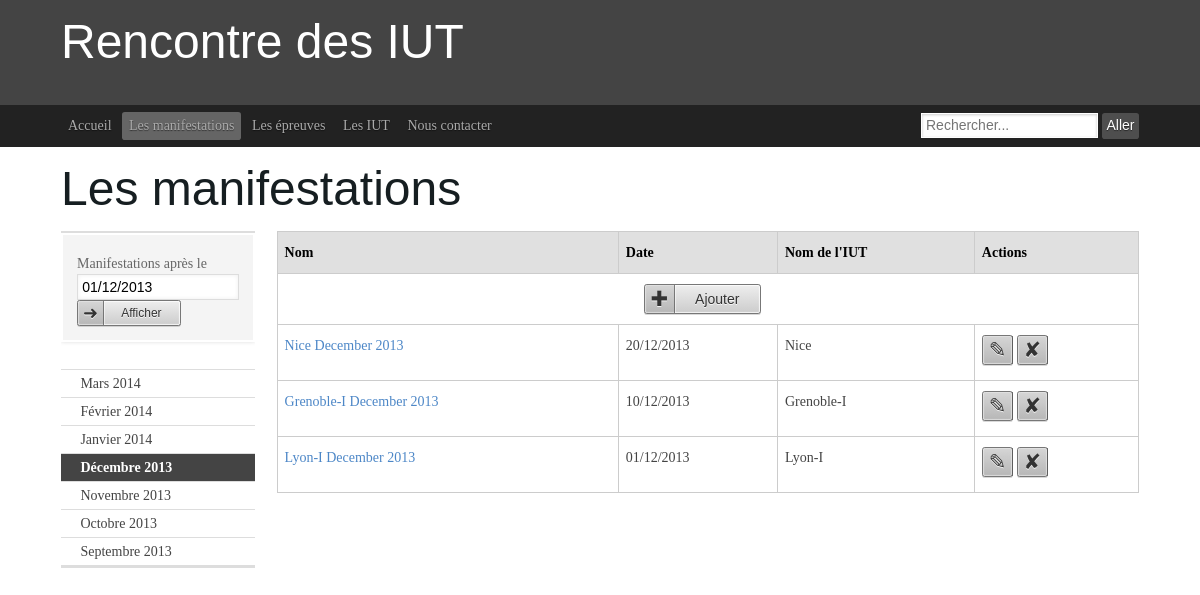
/manifs.php?date=01/12/2013&month=true, run on the app's committed database.
### tables this page shows
create table manifestation (
numMan int(5) not null auto_increment,
nomMan varchar(80),
dateMan date,
noIut int(5) not null,
primary key (numMan),
foreign key (noIut) references iut(noIut) on update cascade on delete cascade
);

create table iut (
noIut int(5) not null auto_increment,
nomIut varchar(80),
adresse varchar(80),
nbEtudiants int(5),
primary key (noIut)
);

### include/queryUtil.php (called while the page is built, shortened)
<?php
function query($query) {
    $bdd = mysqli_connect('aquassaut.pwnz.org','proje','tbdd','projet');
    $result = mysqli_query($bdd, $query);
    $array_sultat = [];
    $compteur = 0;
    while($row = $result->fetch_row()) {
        $array_sultat[$compteur] = $row;
        $compteur += 1;
    }
    return $array_sultat;
}
?>

### view/manifsView.php (called while the page is built, shortened)
<?php
require_once "include/queryUtil.php";
function selectAllManifestationsInMonth($date) {
    $arrayDate = explode("-", $date);
    $m = $arrayDate[1];
    $y = $arrayDate[0];
    $q = 'select numMan, nomMan, date_format(dateMan, "%d/%m/%Y"), nomIut, m.noIut
          from manifestation as m
          inner join iut as i on m.noIut = i.noIut
          where month(dateMan) = '.$m.' and year(dateMan) = '.$y.'
          order by dateMan desc;';
    return query($q);
}
?>

### manifs.php (the view, shortened to what this page needs)
<?php
require_once "include/pageTemplate.php";
require_once "view/manifsView.php";
function surroundingMonths($date) {
    echo('
                    <aside class="ym-g18 ym-gl ym-vlist">
                        <ul>
    ');
    $monthToString = [
        "Janvier",
        "Février",
        "Mars",
        "Avril",
        "Mai",
        "Juin",
        "Juillet",
        "Août",
        "Septembre",
        "Octobre",
        "Novembre",
        "Décembre"
    ];
    $arrayDate = explode("/", $date);
    $month = $arrayDate[1] - 1;
    echo('
                            <form id="formDate"  onsubmit="return checkDate();">
                                <li>
                                    <div class="ym-form ym-full">
                                        <div class="ym-fbox">
                                            <label for="Date ">Manifestations après le</label>
                                            <input id="date" type="text" name="date" value="'.$date.'" placeholder="jj/mm/aaaa" />
                                            <button type="submit" class="ym-button ym-next ym-small" name="Afficher" onClick="checkDate();" >Afficher</button>
                                        </div>
                                    </div>
                                </li>
                            </form>
                            <li>
                                <span id="errorDate"></span>
                            </li>
    ');
    for ($i = 3; $i >= -3; $i -= 1) {
        $m = $month + $i;
        $y = $arrayDate[2];
        if ($m < 0) {
            $y -= 1;
            $m += 12;
        } elseif ($m > 11) {
            $y += 1;
            $m -= 12;
        } elseif($i === 0) {
            echo ('
                            <li class="active"><strong>'.$monthToString[$m].' '.$y.'</strong></li>
            ');
            continue;
        }
        echo ('
                            <li><a href="?date=01/'.($m + 1).'/'.$y.'&month=true">'.$monthToString[$m].' '.$y.'</a></li>
        ');
    }
    echo('
                        </ul>
                    </aside>
    ');
}
function printManifestations($date, $bymonth) {
    list($jj,$mm,$yy) = explode("/",$date);
    if($bymonth)
        $manifs = selectAllManifestationsInMonth($yy."-".$mm."-".$jj);
    else
        $manifs = selectAllManifestationsAfter($yy."-".$mm."-".$jj);
    echo('
                    <script src="include/scriptManifs.js"></script>
                    <article class="ym-g80 ym-gr ym-content">
                        <table class="bordertable">
                            <thead>
                                <tr>
                                    <th>Nom</th>
                                    <th>Date</th>
                                    <th>Nom de l\'IUT</th>
                                    <th>Actions</th>
                                </tr>
                            </thead>
                            <tbody>
                                <tr id="0">
                                    <td colspan="4">
                                        <center>
                                            <button class="ym-button ym-add" onclick="popForm(0,0);">Ajouter</button>
                                        </center>
                                    </td>
                                </tr>
    ');
    foreach($manifs as $manif) {
        echo('
                                <tr id="'.$manif[0].'">
                                    <td><a id="manif-nom-'.$manif[0].'" href="manifDetail.php?num='.$manif[0].'" >'.$manif[1].'</a></td>
                                    <td id="manif-date-'.$manif[0].'">'.$manif[2].'</td>
                                    <td id="manif-nomIUT-'.$manif[0].'">'.$manif[3].'</td>
                                    <td>
                                        <form id="form-manif-'.$manif[0].'" method="post" action="">
                                            <input type="hidden" name="action" value="delete">
                                            <input type="hidden" name="id" value="'.$manif[0].'">
                                        </form>
                                        <button class="ym-button ym-edit ym-ico-btn" onclick="popForm('.$manif[0].','.$manif[4].');"></button>
                                        <button class="ym-button ym-delete ym-ico-btn" onclick="document.getElementById(\'form-manif-'.$manif[0].'\').submit();"> </button>
                                    </td>
                                </tr>
        ');
    }
    echo('
                            </tbody>
                        </table>
                    </article>
                    <select id="iutList" style="display : none;">
    ');
    echo('
                    </select>
    ');
}
$date = date("d/m/Y");
$bymonth = false;
if (isset($_GET['date'])) {
    $date = $_GET['date'];
}
if (isset($_GET['month'])) {
    $bymonth = $_GET['month'];
}
surroundingMonths($date);
printManifestations($date, $bymonth);
?>

### data on the page
manifestation: nomMan "Nice December 2013", manif "20/12/2013", noIut.nomIut "Nice"
manifestation: nomMan "Grenoble-I December 2013", manif "10/12/2013", noIut.nomIut "Grenoble-I"
manifestation: nomMan "Lyon-I December 2013", manif "01/12/2013", noIut.nomIut "Lyon-I"

### other printed values
$page[1] "Accueil"
$page[1] "Les manifestations"
$page[1] "Les épreuves"
$page[1] "Les IUT"
$page[1] "Nous contacter"
$title "Les manifestations"
$monthToString[$m] "Mars"
$y "2014"
$monthToString[$m] "Février"
$monthToString[$m] "Janvier"
$monthToString[$m] "Décembre"
$y "2013"
$monthToString[$m] "Novembre"
$monthToString[$m] "Octobre"
$monthToString[$m] "Septembre"
